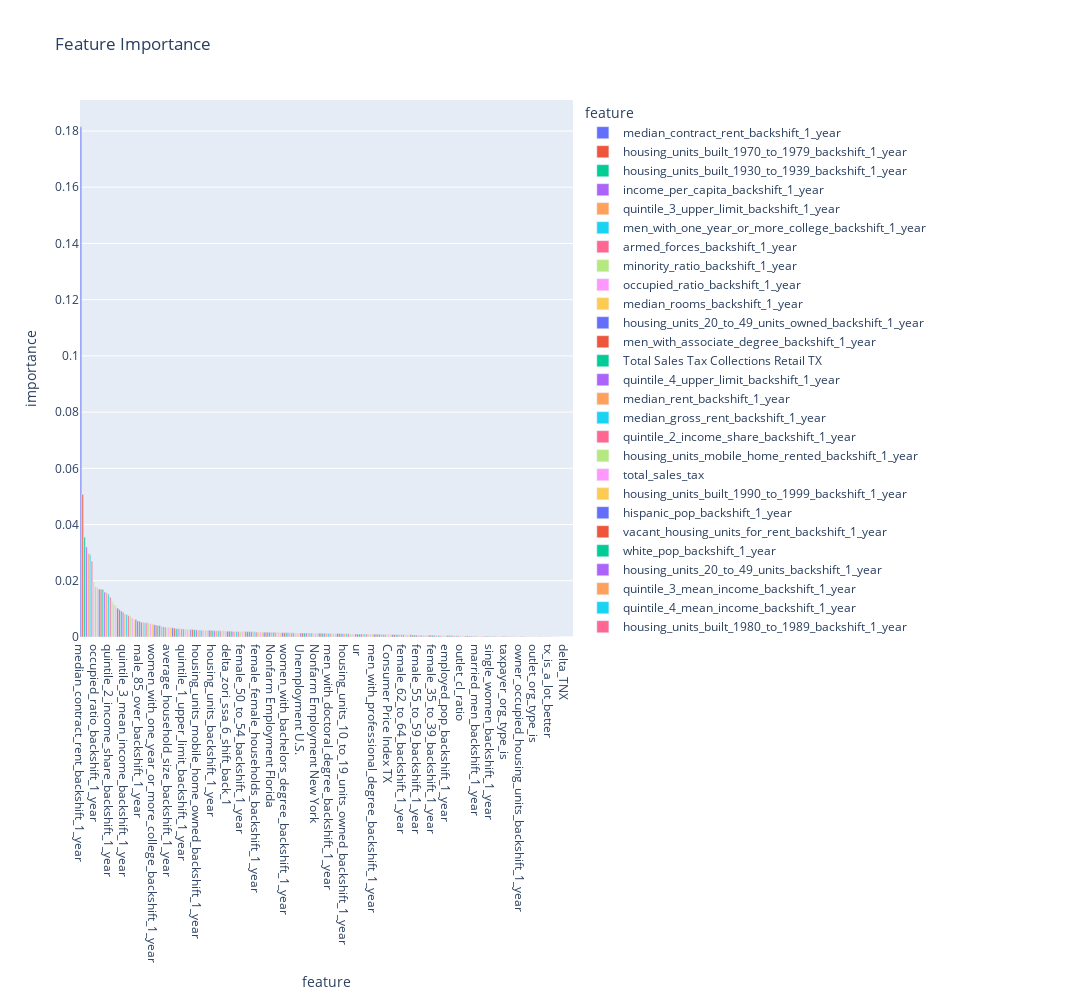

Notebook source saved alongside this figure:
### Code cell
print("Best Parameters: ",grid_search_forest.best_params_,"\n\n",
      "Mean cross-validated score of the best_estimator: ",grid_search_forest.best_score_,"\n")

best_forest = grid_search_forest.best_estimator_
feature_importance = [i for i in zip(X_train.columns,best_forest.feature_importances_)]
feature_importance = sorted(feature_importance,key = lambda x: x[1],reverse = True)

FI = pd.DataFrame(feature_importance,columns = ['feature','importance'])

fig = px.bar(data_frame = FI.iloc[:,:],
             x = 'feature',
             y = 'importance',
             title = "Feature Importance",
             color = 'feature',
            height = 1000,width = 3200)
fig.show()
